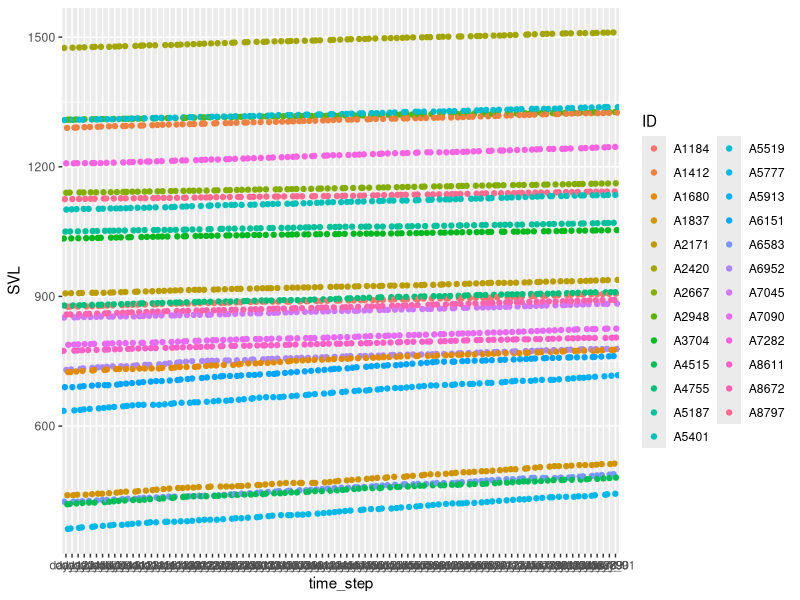
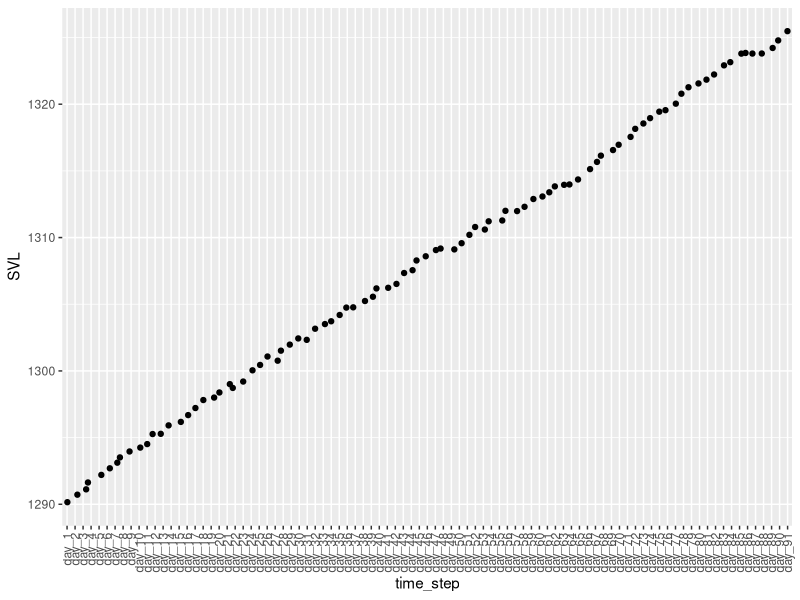

Here is the R script that generated these plots, in order:
## ---- chunk 1
knitr::opts_chunk$set(echo = TRUE)

library(reshape2)
library(ggplot2)
## ---- chunk 2

set.seed(18)

# Setting up initial population:
init_pop <- as.data.frame(matrix(NA, nrow = 25, ncol = 3))
colnames(init_pop) <- c("ID", "SVL", "sex")

init_pop$ID <- paste0("A", sample(1000:9000, 25))
init_pop$SVL <- c(sample(350:850, 10), sample(851:950, 5), sample(951:1150, 5), sample(1151:1600, 5)) # initial size dist is 40% small, and 20% medium, large and x-large
init_pop$sex <- sample(c("M", "F"), 25, replace = T)

#### For now, just using static vital rates
# Growth rate in mm/day taken directly from Nafus et al. 2021 (sex specific)
small_growth <- c("M" = 1.18, "F" = 0.98) # less than 750 mm SVL
medium_growth <- c("M" = 0.56, "F" = 0.46) # 750 - 999
large_growth <- c("M" = 0.52, "F" = 0.29) # greater than or equal to 1,000

# Density parameter; probability of coin flip; 1 means snake grows, 0 means it doesn't
density_prob <- 0.75 # to operate stochastically, growth can't be 100% guaranteed


# Short time step of the model to start with and list for populations in each time step (1 quarter)
time_step <- 90
timeseries_pop <- list()

# Just growing individuals - first step, do they grow? Bernoulli (density dependent - start with no density dependence, so yes they grow), then if yes, how much do they grow? Normal or Gamma, maybe? Oh, don't want growth to be negative, so not normal - maybe gamma would work

timeseries_pop[[1]] <- init_pop

for(day in 1:time_step) {
  pop <- timeseries_pop[[day]]
  for(snake in 1:nrow(pop)) {
    if (rbinom(1, 1, prob = density_prob) == 1) {
      if (pop$SVL[snake] < 750) {
        if (pop$sex[snake] == "M") {
          pop$SVL[snake] <- pop$SVL[snake] + small_growth[1]
        } else {
          pop$SVL[snake] <- pop$SVL[snake] + small_growth[2]
        }
      } else if (pop$SVL[snake] >= 750 & pop$SVL[snake] < 1000) {
        if (pop$sex[snake] == "M") {
          pop$SVL[snake] <- pop$SVL[snake] + medium_growth[1]
        } else {
          pop$SVL[snake] <- pop$SVL[snake] + medium_growth[2]
        }
      } else {
        if (pop$sex[snake] == "M") {
          pop$SVL[snake] <- pop$SVL[snake] + large_growth[1]
        } else {
          pop$SVL[snake] <- pop$SVL[snake] + large_growth[2]
        }
      }
    } else {
      pop$SVL[snake] <- pop$SVL[snake]
    }
  }
  timeseries_pop[[day + 1]] <- pop
}     
names(timeseries_pop) <- paste0("day_", c(1:(time_step + 1)))

# Melting timeseries into a single dataframe
all_days <- melt(timeseries_pop, id.vars = c("ID", "sex"))
colnames(all_days)[4:5] <- c("SVL", "time_step")
all_days$time_step <- factor(all_days$time_step, levels = names(timeseries_pop))

# Plotting results
ggplot(all_days, aes(x = time_step, y = SVL, color = ID)) +
  geom_jitter()

# Isolating and graphing one snake
snake <- all_days[all_days$ID == all_days$ID[22],]
ggplot(snake, aes(x = time_step, y = SVL)) +
  geom_jitter() +
  theme(axis.text.x = element_text(angle = 90, vjust = 0.5, hjust=1))



## Reproduction - occurs every 90 days; two ways to do this, either in one step or two. In the two step version, the first step is do they reproduce? Then, if they do, the number of offspring comes from a Poisson distribution. Same as with growth, this might make density dependence easier to incorporate by doing this in the first step. Alternatively, this could be done in a single step, with a draw from a Poisson

# Isolate the last data frame of the population's growth in the first quarter 
pop_end_Q <- as.data.frame(tail(timeseries_pop, n = 1))
colnames(pop_end_Q) <- colnames(timeseries_pop[[1]])
# Extracting the females from this population
females <- pop_end_Q[pop_end_Q$sex == "F",]

# Setting up the probability of reproduction for each snake based on their size
# For now, it's based on Savidge et al. 2007 findings, which indicated that 90% of female snakes reached sexual maturity between 910 and 1,025 SVL
for(snake in 1:nrow(females)) {
  if(females$SVL[snake] < 910) {
    females$repro_prob[snake] <- 0
  } else if (females$SVL[snake] >= 910 & females$SVL[snake] < 1025) {
    females$repro_prob[snake] <- 0.9
  } else {
    females$repro_prob[snake] <- 1
  }
}

# Density parameter; probability of coin flip; 1 means snake grows, 0 means it doesn't
r_density_prob <- 0.75 # to operate stochastically, reproduction can't be 100% guaranteed

# Counter to keep track of the number of new snakes
total_offspring <- 0

# Two step version, with a coin flip for whether or not reproduction occurs
for(snake in 1:nrow(females)) {
  # Coin flip of whether reproduction occurs is based on both density dependence and the probablity that the individual snake will be able to reproduce based on it's size
  if (rbinom(1, 1, prob = density_prob*females$repro_prob[snake]) == 1) {
    females$mom_status[snake] <- 1
  } else {
    females$mom_status[snake] <- 0
  }
}

# Version one - using the same value for lambda for all sizes (could separate this out into size buckets, or maybe even could make it continuous based on Nafus data)
total_offspring <- sum(rpois(sum(females$mom_status), 2.3))

# Creating empty dataframe to put offspring data into
offspring <- as.data.frame(matrix(NA, nrow = total_offspring, ncol = 3))
colnames(offspring) <- c("ID", "SVL", "sex")
# Filling in IDs, hatchling size (with some variation) and random sex
offspring$ID <- paste0("B", sample(1000:9000, total_offspring))
offspring$SVL <- sample(350:400, total_offspring)
offspring$sex <- sample(c("M", "F"), total_offspring, replace = T)

## Adding the new snakes into the general population dataframe
new_timeseries_pop <- rbind(timeseries_pop[[91]], offspring)



